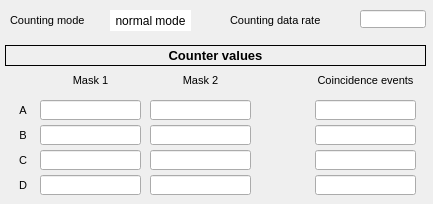
<?xml version="1.0" encoding="UTF-8"?>
<ui version="4.0">
 <class>MainWindow</class>
 <widget class="QMainWindow" name="MainWindow">
  <property name="geometry">
   <rect>
    <x>0</x>
    <y>0</y>
    <width>433</width>
    <height>204</height>
   </rect>
  </property>
  <property name="windowTitle">
   <string>MainWindow</string>
  </property>
  <property name="Title" stdset="0">
   <string>$(DEVICE): Coincidence loss events</string>
  </property>
  <widget class="QWidget" name="centralwidget">
   <widget class="caLabel" name="label_26">
    <property name="geometry">
     <rect>
      <x>5</x>
      <y>45</y>
      <width>421</width>
      <height>21</height>
     </rect>
    </property>
    <property name="font">
     <font>
      <pointsize>10</pointsize>
      <weight>75</weight>
      <bold>true</bold>
     </font>
    </property>
    <property name="frameShape">
     <enum>QFrame::Box</enum>
    </property>
    <property name="text">
     <string>Counter values</string>
    </property>
    <property name="alignment">
     <set>Qt::AlignCenter</set>
    </property>
    <property name="background">
     <color>
      <red>255</red>
      <green>255</green>
      <blue>255</blue>
     </color>
    </property>
   </widget>
   <widget class="QLabel" name="label">
    <property name="geometry">
     <rect>
      <x>10</x>
      <y>100</y>
      <width>26</width>
      <height>21</height>
     </rect>
    </property>
    <property name="font">
     <font>
      <pointsize>8</pointsize>
     </font>
    </property>
    <property name="text">
     <string>A</string>
    </property>
    <property name="alignment">
     <set>Qt::AlignCenter</set>
    </property>
   </widget>
   <widget class="QLabel" name="label_2">
    <property name="geometry">
     <rect>
      <x>10</x>
      <y>125</y>
      <width>26</width>
      <height>21</height>
     </rect>
    </property>
    <property name="font">
     <font>
      <pointsize>8</pointsize>
     </font>
    </property>
    <property name="text">
     <string>B</string>
    </property>
    <property name="alignment">
     <set>Qt::AlignCenter</set>
    </property>
   </widget>
   <widget class="caLabel" name="calabel_9">
    <property name="geometry">
     <rect>
      <x>110</x>
      <y>10</y>
      <width>81</width>
      <height>21</height>
     </rect>
    </property>
    <property name="styleSheet">
     <string notr="true">background-color: rgba(255, 255, 255, 255); color: rgba(0, 0, 0, 255);</string>
    </property>
    <property name="text">
     <string>differential mode</string>
    </property>
    <property name="alignment">
     <set>Qt::AlignCenter</set>
    </property>
    <property name="background">
     <color>
      <red>255</red>
      <green>255</green>
      <blue>255</blue>
     </color>
    </property>
    <property name="visibility">
     <enum>caLabel::IfZero</enum>
    </property>
    <property name="channel" stdset="0">
     <string notr="true">$(DEVICE):counting_mode_mon</string>
    </property>
   </widget>
   <widget class="caLabel" name="calabel_10">
    <property name="geometry">
     <rect>
      <x>110</x>
      <y>10</y>
      <width>81</width>
      <height>21</height>
     </rect>
    </property>
    <property name="styleSheet">
     <string notr="true">background-color: rgba(255, 255, 255, 255); color: rgba(0, 0, 0, 255);</string>
    </property>
    <property name="text">
     <string>normal mode</string>
    </property>
    <property name="alignment">
     <set>Qt::AlignCenter</set>
    </property>
    <property name="background">
     <color>
      <red>255</red>
      <green>255</green>
      <blue>255</blue>
     </color>
    </property>
    <property name="visibility">
     <enum>caLabel::IfNotZero</enum>
    </property>
    <property name="channel" stdset="0">
     <string notr="true">$(DEVICE):counting_mode_mon</string>
    </property>
   </widget>
   <widget class="QLabel" name="label_15">
    <property name="geometry">
     <rect>
      <x>10</x>
      <y>150</y>
      <width>26</width>
      <height>21</height>
     </rect>
    </property>
    <property name="font">
     <font>
      <pointsize>8</pointsize>
     </font>
    </property>
    <property name="text">
     <string>C</string>
    </property>
    <property name="alignment">
     <set>Qt::AlignCenter</set>
    </property>
   </widget>
   <widget class="QLabel" name="label_16">
    <property name="geometry">
     <rect>
      <x>10</x>
      <y>175</y>
      <width>26</width>
      <height>21</height>
     </rect>
    </property>
    <property name="font">
     <font>
      <pointsize>8</pointsize>
     </font>
    </property>
    <property name="text">
     <string>D</string>
    </property>
    <property name="alignment">
     <set>Qt::AlignCenter</set>
    </property>
   </widget>
   <widget class="caLineEdit" name="calineedit">
    <property name="geometry">
     <rect>
      <x>40</x>
      <y>100</y>
      <width>101</width>
      <height>20</height>
     </rect>
    </property>
    <property name="alignment">
     <set>Qt::AlignRight|Qt::AlignTrailing|Qt::AlignVCenter</set>
    </property>
    <property name="channel" stdset="0">
     <string notr="true">$(DEVICE):signals:counter.A1</string>
    </property>
    <property name="foreground">
     <color>
      <red>0</red>
      <green>0</green>
      <blue>0</blue>
     </color>
    </property>
    <property name="background">
     <color>
      <red>255</red>
      <green>255</green>
      <blue>255</blue>
     </color>
    </property>
    <property name="colorMode">
     <enum>caLineEdit::Static</enum>
    </property>
    <property name="unitsEnabled">
     <bool>true</bool>
    </property>
   </widget>
   <widget class="QLabel" name="label_20">
    <property name="geometry">
     <rect>
      <x>230</x>
      <y>10</y>
      <width>126</width>
      <height>21</height>
     </rect>
    </property>
    <property name="font">
     <font>
      <pointsize>8</pointsize>
     </font>
    </property>
    <property name="text">
     <string>Counting data rate</string>
    </property>
    <property name="alignment">
     <set>Qt::AlignLeading|Qt::AlignLeft|Qt::AlignVCenter</set>
    </property>
   </widget>
   <widget class="caLineEdit" name="calineedit_13">
    <property name="geometry">
     <rect>
      <x>360</x>
      <y>10</y>
      <width>66</width>
      <height>18</height>
     </rect>
    </property>
    <property name="alignment">
     <set>Qt::AlignCenter</set>
    </property>
    <property name="channel" stdset="0">
     <string notr="true">$(DEVICE):decimation:counter_datarate_mon</string>
    </property>
    <property name="foreground">
     <color>
      <red>0</red>
      <green>0</green>
      <blue>0</blue>
     </color>
    </property>
    <property name="background">
     <color>
      <red>255</red>
      <green>255</green>
      <blue>255</blue>
     </color>
    </property>
    <property name="colorMode">
     <enum>caLineEdit::Static</enum>
    </property>
    <property name="unitsEnabled">
     <bool>true</bool>
    </property>
   </widget>
   <widget class="QLabel" name="label_21">
    <property name="geometry">
     <rect>
      <x>10</x>
      <y>10</y>
      <width>91</width>
      <height>21</height>
     </rect>
    </property>
    <property name="font">
     <font>
      <pointsize>8</pointsize>
     </font>
    </property>
    <property name="text">
     <string>Counting mode</string>
    </property>
    <property name="alignment">
     <set>Qt::AlignLeading|Qt::AlignLeft|Qt::AlignVCenter</set>
    </property>
   </widget>
   <widget class="QLabel" name="label_6">
    <property name="geometry">
     <rect>
      <x>40</x>
      <y>70</y>
      <width>101</width>
      <height>21</height>
     </rect>
    </property>
    <property name="font">
     <font>
      <pointsize>8</pointsize>
     </font>
    </property>
    <property name="text">
     <string>Mask 1</string>
    </property>
    <property name="alignment">
     <set>Qt::AlignCenter</set>
    </property>
   </widget>
   <widget class="QLabel" name="label_8">
    <property name="geometry">
     <rect>
      <x>150</x>
      <y>70</y>
      <width>101</width>
      <height>21</height>
     </rect>
    </property>
    <property name="font">
     <font>
      <pointsize>8</pointsize>
     </font>
    </property>
    <property name="text">
     <string>Mask 2</string>
    </property>
    <property name="alignment">
     <set>Qt::AlignCenter</set>
    </property>
   </widget>
   <widget class="caLineEdit" name="calineedit_2">
    <property name="geometry">
     <rect>
      <x>40</x>
      <y>125</y>
      <width>101</width>
      <height>20</height>
     </rect>
    </property>
    <property name="alignment">
     <set>Qt::AlignRight|Qt::AlignTrailing|Qt::AlignVCenter</set>
    </property>
    <property name="channel" stdset="0">
     <string notr="true">$(DEVICE):signals:counter.B1</string>
    </property>
    <property name="foreground">
     <color>
      <red>0</red>
      <green>0</green>
      <blue>0</blue>
     </color>
    </property>
    <property name="background">
     <color>
      <red>255</red>
      <green>255</green>
      <blue>255</blue>
     </color>
    </property>
    <property name="colorMode">
     <enum>caLineEdit::Static</enum>
    </property>
    <property name="unitsEnabled">
     <bool>true</bool>
    </property>
   </widget>
   <widget class="caLineEdit" name="calineedit_3">
    <property name="geometry">
     <rect>
      <x>40</x>
      <y>150</y>
      <width>101</width>
      <height>20</height>
     </rect>
    </property>
    <property name="alignment">
     <set>Qt::AlignRight|Qt::AlignTrailing|Qt::AlignVCenter</set>
    </property>
    <property name="channel" stdset="0">
     <string notr="true">$(DEVICE):signals:counter.C1</string>
    </property>
    <property name="foreground">
     <color>
      <red>0</red>
      <green>0</green>
      <blue>0</blue>
     </color>
    </property>
    <property name="background">
     <color>
      <red>255</red>
      <green>255</green>
      <blue>255</blue>
     </color>
    </property>
    <property name="colorMode">
     <enum>caLineEdit::Static</enum>
    </property>
    <property name="unitsEnabled">
     <bool>true</bool>
    </property>
   </widget>
   <widget class="caLineEdit" name="calineedit_4">
    <property name="geometry">
     <rect>
      <x>40</x>
      <y>175</y>
      <width>101</width>
      <height>20</height>
     </rect>
    </property>
    <property name="alignment">
     <set>Qt::AlignRight|Qt::AlignTrailing|Qt::AlignVCenter</set>
    </property>
    <property name="channel" stdset="0">
     <string notr="true">$(DEVICE):signals:counter.D1</string>
    </property>
    <property name="foreground">
     <color>
      <red>0</red>
      <green>0</green>
      <blue>0</blue>
     </color>
    </property>
    <property name="background">
     <color>
      <red>255</red>
      <green>255</green>
      <blue>255</blue>
     </color>
    </property>
    <property name="colorMode">
     <enum>caLineEdit::Static</enum>
    </property>
    <property name="unitsEnabled">
     <bool>true</bool>
    </property>
   </widget>
   <widget class="caLineEdit" name="calineedit_5">
    <property name="geometry">
     <rect>
      <x>150</x>
      <y>125</y>
      <width>101</width>
      <height>20</height>
     </rect>
    </property>
    <property name="alignment">
     <set>Qt::AlignRight|Qt::AlignTrailing|Qt::AlignVCenter</set>
    </property>
    <property name="channel" stdset="0">
     <string notr="true">$(DEVICE):signals:counter.B2</string>
    </property>
    <property name="foreground">
     <color>
      <red>0</red>
      <green>0</green>
      <blue>0</blue>
     </color>
    </property>
    <property name="background">
     <color>
      <red>255</red>
      <green>255</green>
      <blue>255</blue>
     </color>
    </property>
    <property name="colorMode">
     <enum>caLineEdit::Static</enum>
    </property>
    <property name="unitsEnabled">
     <bool>true</bool>
    </property>
   </widget>
   <widget class="caLineEdit" name="calineedit_6">
    <property name="geometry">
     <rect>
      <x>150</x>
      <y>100</y>
      <width>101</width>
      <height>20</height>
     </rect>
    </property>
    <property name="alignment">
     <set>Qt::AlignRight|Qt::AlignTrailing|Qt::AlignVCenter</set>
    </property>
    <property name="channel" stdset="0">
     <string notr="true">$(DEVICE):signals:counter.A2</string>
    </property>
    <property name="foreground">
     <color>
      <red>0</red>
      <green>0</green>
      <blue>0</blue>
     </color>
    </property>
    <property name="background">
     <color>
      <red>255</red>
      <green>255</green>
      <blue>255</blue>
     </color>
    </property>
    <property name="colorMode">
     <enum>caLineEdit::Static</enum>
    </property>
    <property name="unitsEnabled">
     <bool>true</bool>
    </property>
   </widget>
   <widget class="caLineEdit" name="calineedit_7">
    <property name="geometry">
     <rect>
      <x>150</x>
      <y>150</y>
      <width>101</width>
      <height>20</height>
     </rect>
    </property>
    <property name="alignment">
     <set>Qt::AlignRight|Qt::AlignTrailing|Qt::AlignVCenter</set>
    </property>
    <property name="channel" stdset="0">
     <string notr="true">$(DEVICE):signals:counter.C2</string>
    </property>
    <property name="foreground">
     <color>
      <red>0</red>
      <green>0</green>
      <blue>0</blue>
     </color>
    </property>
    <property name="background">
     <color>
      <red>255</red>
      <green>255</green>
      <blue>255</blue>
     </color>
    </property>
    <property name="colorMode">
     <enum>caLineEdit::Static</enum>
    </property>
    <property name="unitsEnabled">
     <bool>true</bool>
    </property>
   </widget>
   <widget class="caLineEdit" name="calineedit_8">
    <property name="geometry">
     <rect>
      <x>150</x>
      <y>175</y>
      <width>101</width>
      <height>20</height>
     </rect>
    </property>
    <property name="alignment">
     <set>Qt::AlignRight|Qt::AlignTrailing|Qt::AlignVCenter</set>
    </property>
    <property name="channel" stdset="0">
     <string notr="true">$(DEVICE):signals:counter.D2</string>
    </property>
    <property name="foreground">
     <color>
      <red>0</red>
      <green>0</green>
      <blue>0</blue>
     </color>
    </property>
    <property name="background">
     <color>
      <red>255</red>
      <green>255</green>
      <blue>255</blue>
     </color>
    </property>
    <property name="colorMode">
     <enum>caLineEdit::Static</enum>
    </property>
    <property name="unitsEnabled">
     <bool>true</bool>
    </property>
   </widget>
   <widget class="caLineEdit" name="calineedit_9">
    <property name="geometry">
     <rect>
      <x>315</x>
      <y>100</y>
      <width>101</width>
      <height>20</height>
     </rect>
    </property>
    <property name="alignment">
     <set>Qt::AlignRight|Qt::AlignTrailing|Qt::AlignVCenter</set>
    </property>
    <property name="channel" stdset="0">
     <string notr="true">$(DEVICE):signals:coincidence_counter.A</string>
    </property>
    <property name="foreground">
     <color>
      <red>0</red>
      <green>0</green>
      <blue>0</blue>
     </color>
    </property>
    <property name="background">
     <color>
      <red>255</red>
      <green>255</green>
      <blue>255</blue>
     </color>
    </property>
    <property name="colorMode">
     <enum>caLineEdit::Static</enum>
    </property>
    <property name="unitsEnabled">
     <bool>true</bool>
    </property>
   </widget>
   <widget class="caLineEdit" name="calineedit_10">
    <property name="geometry">
     <rect>
      <x>315</x>
      <y>150</y>
      <width>101</width>
      <height>20</height>
     </rect>
    </property>
    <property name="alignment">
     <set>Qt::AlignRight|Qt::AlignTrailing|Qt::AlignVCenter</set>
    </property>
    <property name="channel" stdset="0">
     <string notr="true">$(DEVICE):signals:coincidence_counter.C</string>
    </property>
    <property name="foreground">
     <color>
      <red>0</red>
      <green>0</green>
      <blue>0</blue>
     </color>
    </property>
    <property name="background">
     <color>
      <red>255</red>
      <green>255</green>
      <blue>255</blue>
     </color>
    </property>
    <property name="colorMode">
     <enum>caLineEdit::Static</enum>
    </property>
    <property name="unitsEnabled">
     <bool>true</bool>
    </property>
   </widget>
   <widget class="caLineEdit" name="calineedit_11">
    <property name="geometry">
     <rect>
      <x>315</x>
      <y>125</y>
      <width>101</width>
      <height>20</height>
     </rect>
    </property>
    <property name="alignment">
     <set>Qt::AlignRight|Qt::AlignTrailing|Qt::AlignVCenter</set>
    </property>
    <property name="channel" stdset="0">
     <string notr="true">$(DEVICE):signals:coincidence_counter.B</string>
    </property>
    <property name="foreground">
     <color>
      <red>0</red>
      <green>0</green>
      <blue>0</blue>
     </color>
    </property>
    <property name="background">
     <color>
      <red>255</red>
      <green>255</green>
      <blue>255</blue>
     </color>
    </property>
    <property name="colorMode">
     <enum>caLineEdit::Static</enum>
    </property>
    <property name="unitsEnabled">
     <bool>true</bool>
    </property>
   </widget>
   <widget class="caLineEdit" name="calineedit_12">
    <property name="geometry">
     <rect>
      <x>315</x>
      <y>175</y>
      <width>101</width>
      <height>20</height>
     </rect>
    </property>
    <property name="alignment">
     <set>Qt::AlignRight|Qt::AlignTrailing|Qt::AlignVCenter</set>
    </property>
    <property name="channel" stdset="0">
     <string notr="true">$(DEVICE):signals:coincidence_counter.D</string>
    </property>
    <property name="foreground">
     <color>
      <red>0</red>
      <green>0</green>
      <blue>0</blue>
     </color>
    </property>
    <property name="background">
     <color>
      <red>255</red>
      <green>255</green>
      <blue>255</blue>
     </color>
    </property>
    <property name="colorMode">
     <enum>caLineEdit::Static</enum>
    </property>
    <property name="unitsEnabled">
     <bool>true</bool>
    </property>
   </widget>
   <widget class="QLabel" name="label_9">
    <property name="geometry">
     <rect>
      <x>305</x>
      <y>70</y>
      <width>121</width>
      <height>21</height>
     </rect>
    </property>
    <property name="font">
     <font>
      <pointsize>8</pointsize>
     </font>
    </property>
    <property name="text">
     <string>Coincidence events</string>
    </property>
    <property name="alignment">
     <set>Qt::AlignCenter</set>
    </property>
   </widget>
  </widget>
 </widget>
 <customwidgets>
  <customwidget>
   <class>caLabel</class>
   <extends>QLabel</extends>
   <header>caLabel</header>
  </customwidget>
  <customwidget>
   <class>caLineEdit</class>
   <extends>QLineEdit</extends>
   <header>caLineEdit</header>
  </customwidget>
 </customwidgets>
 <resources/>
 <connections/>
</ui>
